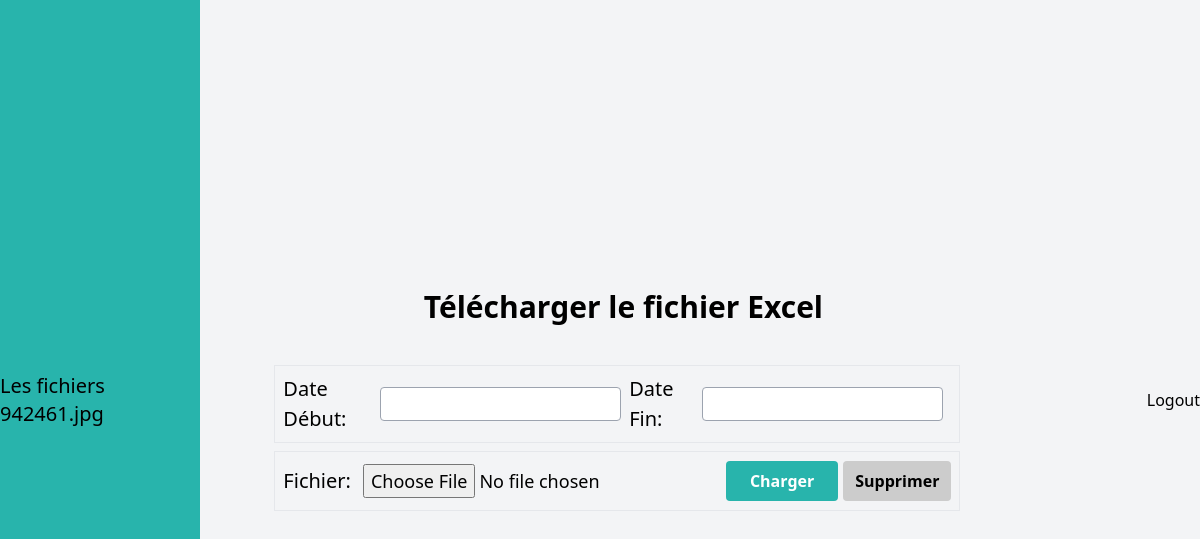
/upload/ (signed in), run on an earlier commit of the app's database.
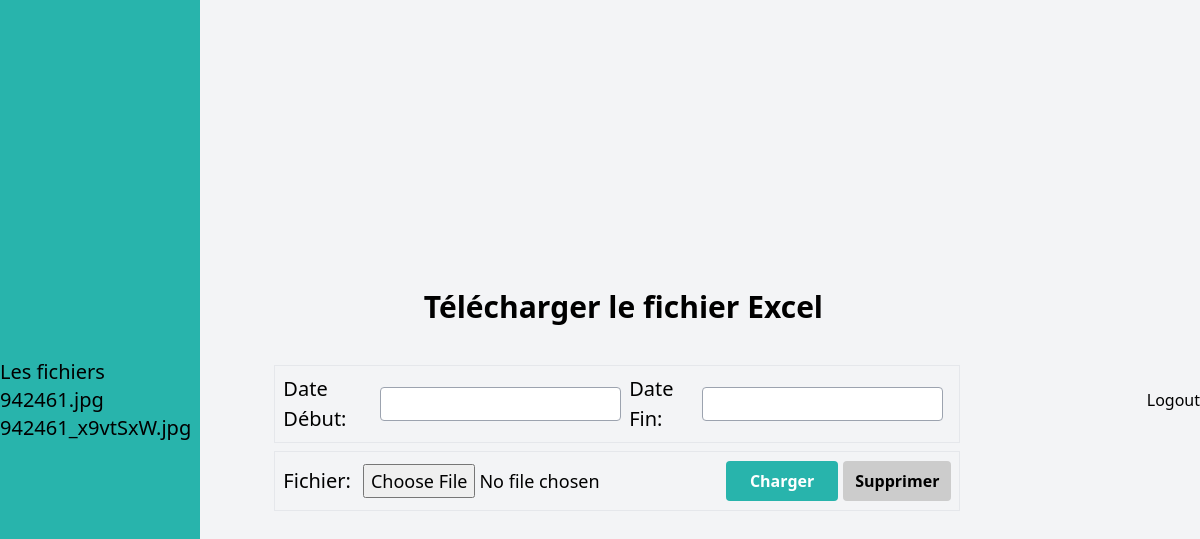
And on a later commit of the database.
### monsite/models.py (models this page shows)
class File(models.Model):
    start_date = models.CharField(max_length=50)
    end_date = models.CharField(max_length=50)
    file = models.FileField(upload_to='files/')

### monsite/views.py (the view)
# urls.py: path('upload/', upload_file, name='upload'),
@login_required
def upload_file(request):
    files = File.objects.all()
    for file in files:
        file.file = str(file.file).split('/')[-1] if '/' in str(file.file) else str(file.file).split('\\')[-1]
        print(file.file)
    if request.method == 'POST':
        form = FileForm(request.POST, request.FILES)
        if form.is_valid():
            form.save()
            return redirect('success')
    else:
        form = FileForm()
    return render(request, 'upload.html', {'form': form,'files': files })

### monsite/forms.py
class FileForm(forms.ModelForm):
    class Meta:
        model = File
        fields = ['start_date', 'end_date', 'file']

### templates/upload.html (shortened to what this page needs)
<!DOCTYPE html>
<html lang="fr">
<head>
    <link href="https://cdn.jsdelivr.net/npm/tailwindcss@2.2.19/dist/tailwind.min.css" rel="stylesheet">
    {% load static %}
    <link rel="stylesheet" type="text/css" href="{% static 'css/upload.css' %}">
    <link rel="stylesheet" href="https://code.jquery.com/ui/1.12.1/themes/base/jquery-ui.css">
</head>
<body class="bg-gray-100 flex items-center justify-center h-screen relative">
  <div class="sidebar mt-0" style="margin-bottom: 800px;">
    <ul class="text-xl">
      <p class="files-heading">Les fichiers</p>
      {% for file in files %}
      <li>{{ file.file }}</li>
      {% endfor %}
    </ul>
  </div>
    <div class="container mx-auto px-6 py-8">
      <h2 class="text-3xl font-semibold text-center mb-8"style="margin-left:100px;">
        Télécharger le fichier Excel
      </h2>
      <div class="max-w-md mx-auto">
        <form
          method="post"
          enctype="multipart/form-data"
        >
        <div class="flex justify-center w-full ">
          <div class="max-w-screen mx-auto" style="margin-left:100px;">
              <div class="flex items-center justify-center border border-gray-200 p-2 mt-2 mr-3">
                  <label for="id_date_start" style="font-size: 20px;" class="mr-2">Date Début:</label>
                  <input type="text" id="id_date_start" name="start_date" class="border border-gray-400 rounded p-1 mr-2" />
                  <label for="id_date_end" style="font-size: 20px;" class="mr-2">Date Fin:</label>
                  <input type="text" id="id_date_end" name="end_date" class="border border-gray-400 rounded p-1 mr-2" />
              </div>
                  <div class="flex items-center justify-center border border-gray-200 p-2 mt-2 mr-3">
                  <label for="id_file" style="font-size: 20px;" class="mr-2">Fichier:</label>
                  <input type="file" id="id_file" name="file" class="form-input text-lg flex-grow rounded p-1 mr-2" />
                <button
                  style="
                    background-color: #28b4ac;
                    transition: background-color 0.3s;
                    margin-right: 5px;
                  "
                  class="text-white font-bold py-2 px-6 rounded"
                  type="submit"
                  onmouseover="this.style.backgroundColor='#1F9D88'"
                  onmouseout="this.style.backgroundColor='#28B4AC'"
                >
                  Charger
                </button>
                <button
                  style="
                    background-color: #cccccc;
                    transition: background-color 0.3s;
                  "
                  class="text-black font-bold py-2 px-3 rounded"
                  type="submit"
                  onmouseover="this.style.backgroundColor='#AAAAAA'"
                  onmouseout="this.style.backgroundColor='#CCCCCC'"
                >
                  Supprimer
                </button>
              </div>
            </div>
          </div>
        </form>
      </div>
    </div>
    <form action="{% url 'logout' %}" method="post">
      <button type="submit">Logout</button>
    </form>
  </body>
</html>

What changed in the data, as far as the page shows it:
added File: file "942461_x9vtSxW.jpg"
